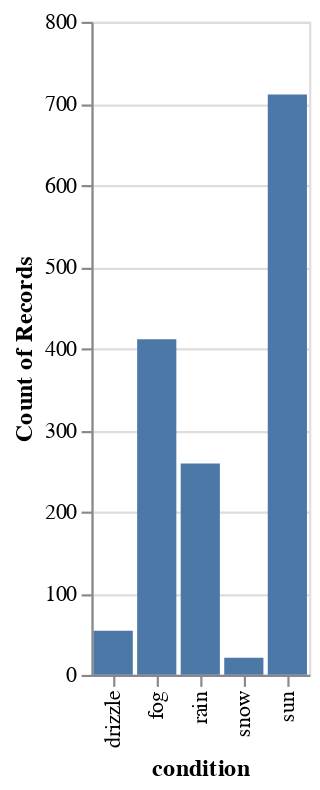

The cell this chart's notebook holds for it:
### Markdown cell above
### Histogram

### Code cell
show(
    data(["condition"]),
    {
        "view": [
            {
                "mark": [
                    {
                        "type": "bar",
                        "encoding": [
                            {"channel": "x", "field": "condition"},
                            {"channel": "y", "aggregate": "count"},
                        ],
                    }
                ],
                "scale": [
                    {"channel": "x", "type": "ordinal"},
                    {"channel": "y", "type": "linear", "zero": "true"},
                ],
            }
        ]
    },
)

### Figure 1 — Vega-Lite specification as saved in the notebook (floating-point values rounded to 4 significant figures; data arrays with more than 128 entries replaced by an {"elided": "..."} marker saying what was removed)
{"config": {"view": {"continuousWidth": 400, "continuousHeight": 300}}, "data": {"name": "data-4320e9365fc008a7116fce3f257ae0ca"}, "mark": "bar", "encoding": {"x": {"field": "condition", "scale": {"type": "ordinal"}, "type": "ordinal"}, "y": {"aggregate": "count", "scale": {"type": "linear", "zero": true}}}, "$schema": "https://vega.github.io/schema/vega-lite/v4.17.0.json", "datasets": {"data-4320e9365fc008a7116fce3f257ae0ca": {"elided": "1456 records"}}}
